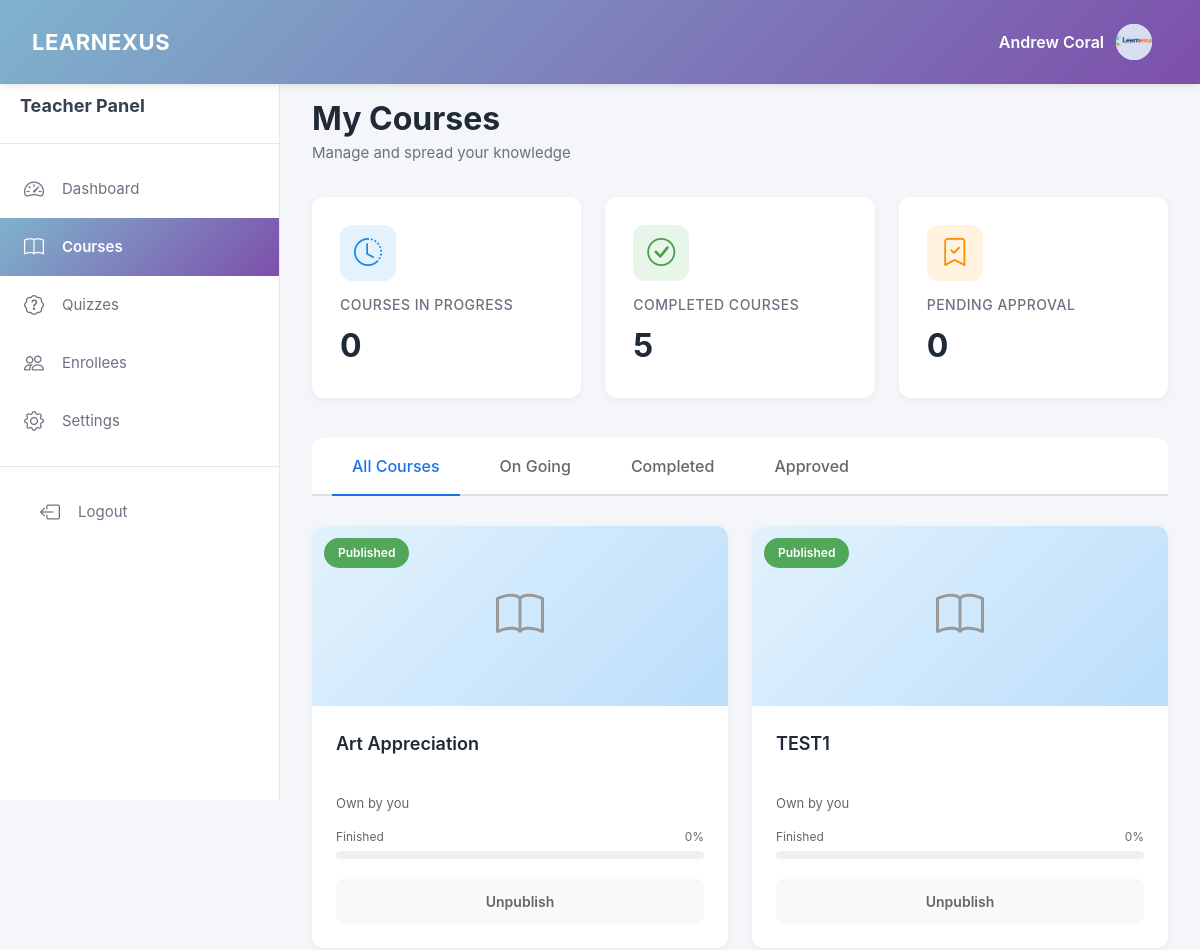
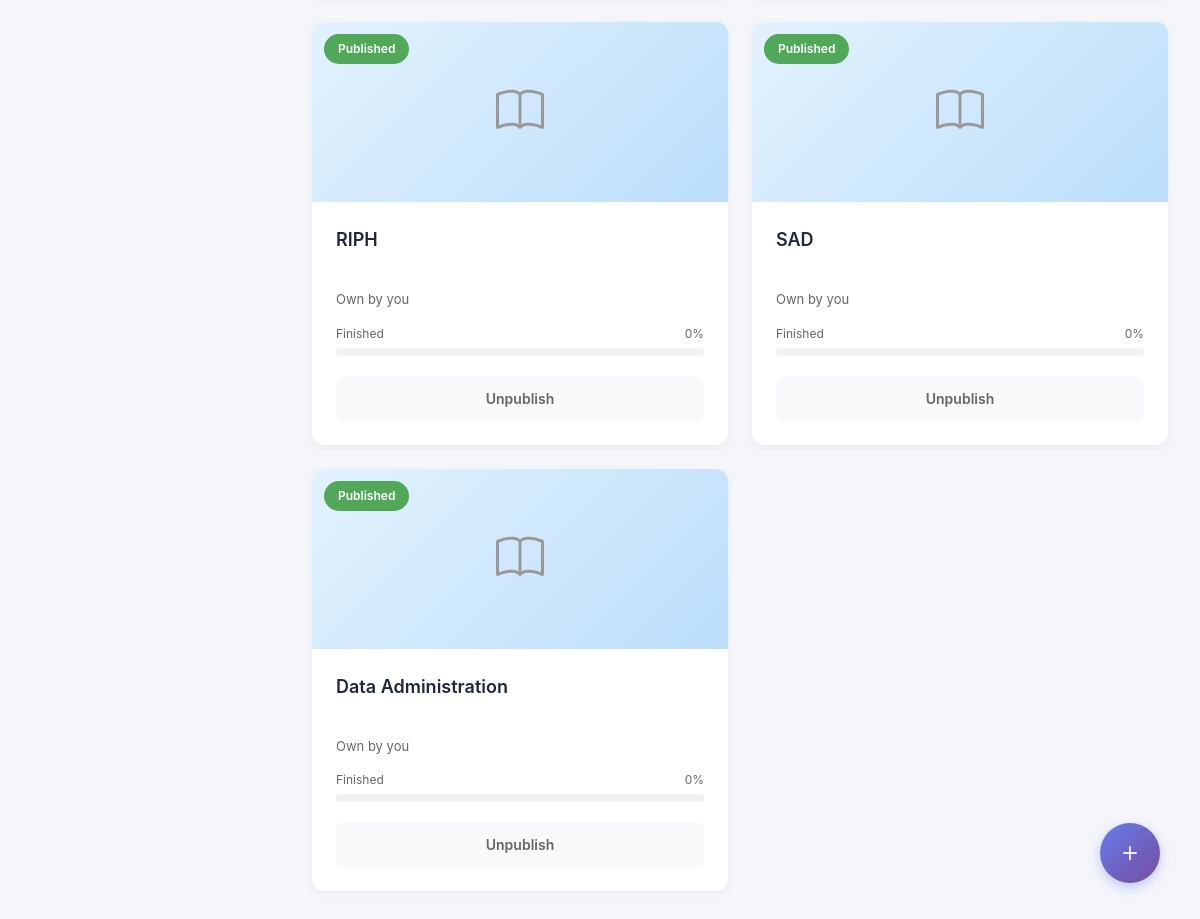
The page /teacher/courses.php (signed in) on the database as committed earlier (2 pictures, top to bottom).
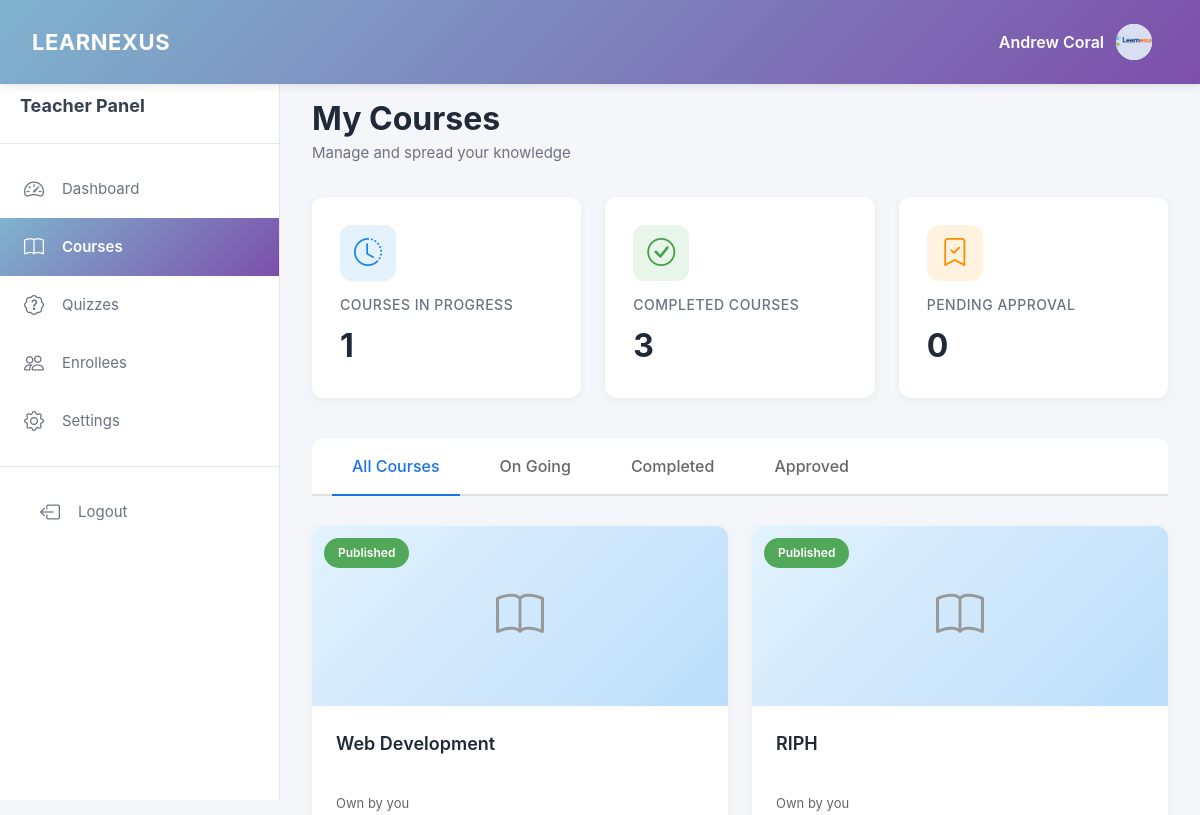
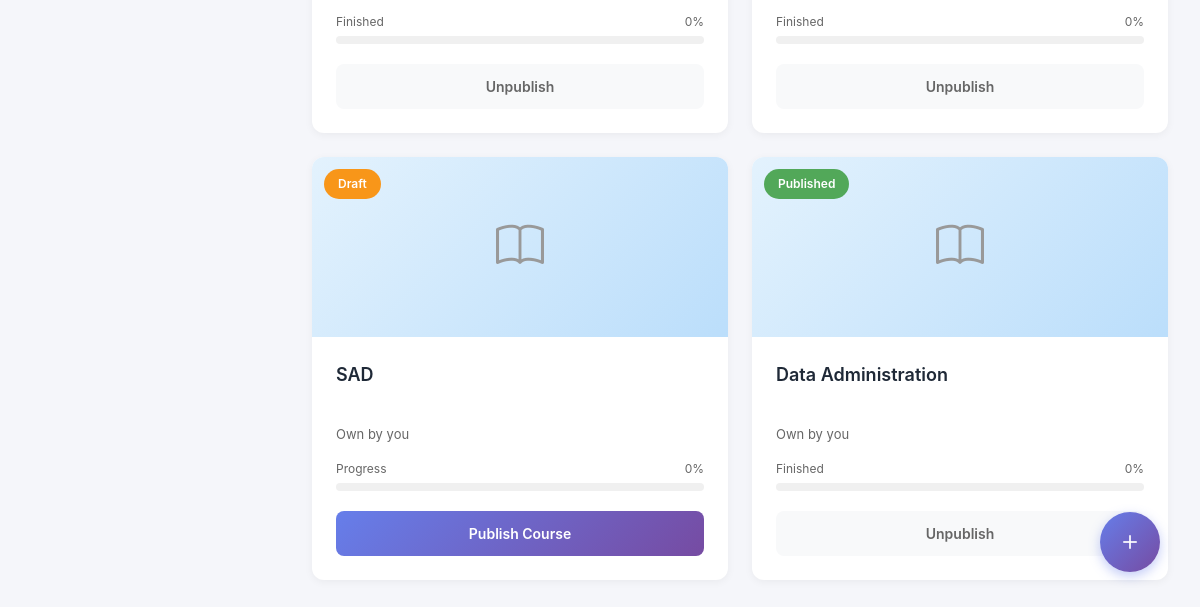
The same page on the database as committed later (2 pictures, top to bottom).
### tables this page shows
CREATE TABLE `courses` (
  `courseID` int(11) NOT NULL,
  `teacherID` int(11) NOT NULL,
  `title` varchar(255) NOT NULL,
  `description` text DEFAULT NULL,
  `price` decimal(10,2) DEFAULT 0.00,
  `category` varchar(100) DEFAULT NULL,
  `status` enum('draft','published','archived') DEFAULT 'draft',
  `passingScore` int(11) DEFAULT 70,
  `createdAt` timestamp NOT NULL DEFAULT current_timestamp()
);

### teacher/courses.php (the view, shortened to what the changed rows need)
<?php
require_once '../database/db_connect.php';
$teacherID = $_SESSION['user_id'];
$stmt = $conn->prepare("
    SELECT c.*,
           (SELECT COUNT(*) FROM enrollments WHERE courseID = c.courseID) as studentCount,
           (SELECT COUNT(*) FROM modules WHERE courseID = c.courseID) as moduleCount
    FROM courses c
    WHERE c.teacherID = ?
    ORDER BY c.createdAt DESC
");
$stmt->execute([$teacherID]);
$courses = $stmt->fetchAll();
$inProgress = array_filter($courses, fn($c) => $c['status'] == 'draft');
$completed = array_filter($courses, fn($c) => $c['status'] == 'published');
function calculateCompletion($moduleCount) {
    if ($moduleCount == 0) return 0;
    return round(($moduleCount / 5) * 100);
}
?>
<!DOCTYPE html>
<html lang="en">
<head>
    <link href="https://cdn.jsdelivr.net/npm/bootstrap@5.3.3/dist/css/bootstrap.min.css" rel="stylesheet">
    <link rel="stylesheet" href="https://cdn.jsdelivr.net/npm/bootstrap-icons@1.11.1/font/bootstrap-icons.css">
</head>
<body>
    <div class="main-content">
        <div class="page-header">
            <h1>My Courses</h1>
        </div>
        <div class="stats-container">
            <div class="stat-card blue">
                <div class="icon">
                    <i class="bi bi-clock-history"></i>
                </div>
                <h3>Courses in Progress</h3>
                <div class="number"><?php echo count($inProgress); ?></div>
            </div>
            <div class="stat-card green">
                <div class="icon">
                    <i class="bi bi-check-circle"></i>
                </div>
                <h3>Completed Courses</h3>
                <div class="number"><?php echo count($completed); ?></div>
            </div>
        </div>
        <div class="course-grid" id="courseGrid">
            <?php if (count($courses) > 0): ?>
                <?php foreach ($courses as $course): ?>
                    <?php
                        $completion = calculateCompletion($course['moduleCount']);
                        $statusClass = $course['status'] == 'published' ? 'completed' : ($course['status'] == 'archived' ? 'approved' : 'ongoing');
                        $statusText = $course['status'] == 'published' ? 'Published' : ($course['status'] == 'archived' ? 'Approved' : 'Draft');
                    ?>
                    <div class="course-card" data-status="<?php echo $statusClass; ?>">
                        <div class="course-image">
                            <span class="status-badge <?php echo $statusClass; ?>"><?php echo $statusText; ?></span>
                            <i class="bi bi-book" style="font-size: 48px;"></i>
                        </div>
                        <div class="course-body">
                            <div class="course-title"><?php echo htmlspecialchars($course['title']); ?></div>
                            <div class="course-meta">Own by you</div>
                            <div class="progress-section">
                                <div class="progress-label">
                                    <span><?php echo $course['status'] == 'published' ? 'Finished' : 'Progress'; ?></span>
                                    <span><?php echo $completion; ?>%</span>
                                </div>
                                <div class="progress">
                                </div>
                            </div>
                            <div class="course-actions">
                                <?php if ($course['status'] === 'published'): ?>
                                    <button class="btn-action btn-published" onclick="toggleCourseStatus(<?php echo $course['courseID']; ?>, 'unpublish')">
                                        Unpublish
                                    </button>
                                <?php else: ?>
                                    <button class="btn-action btn-continue" onclick="toggleCourseStatus(<?php echo $course['courseID']; ?>, 'publish')">
                                        Publish Course
                                    </button>
                                <?php endif; ?>
                            </div>
                        </div>
                    </div>
                <?php endforeach; ?>
            <?php endif; ?>
        </div>
    </div>
</body>
</html>

Rows that differ between the two databases and show on the page:
removed courses: status "Published", title "Art Appreciation", shows "Finished", completion "0"
changed courses: title "TEST1" → "Web Development"
changed courses "SAD": status "Published" → "Draft"; status "Finished Unpublish" → "Progress Publish Course"
Other text that changed with them:
count($inProgress): "0" → "1"
count($completed): "5" → "3"
